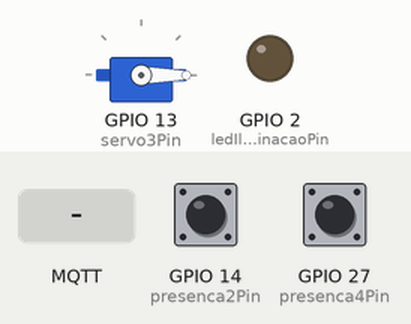
A sketch run on a simulated ESP32-S2. On the bench: servo, output pins drawn as LEDs (lit = HIGH). The inputs (shaded band) are chosen by the test bench; at power-on: GPIO 14 (presenca2Pin) HIGH, GPIO 27 (presenca4Pin) HIGH. WiFi joins after 1.5 s; servers stay silent unless stated; no MQTT or app messages arrive unless stated; what the sketch prints to the serial monitor is not drawn.

Above: at 2.7 s.
2.8 s: MQTT message "1" arrives on the first subscribed topic
At 3.7 s:
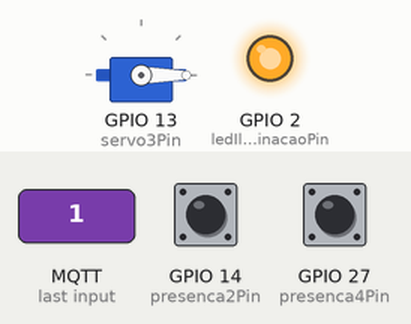
4.3 s: MQTT message "90" arrives on the second subscribed topic
At 4.9 s:
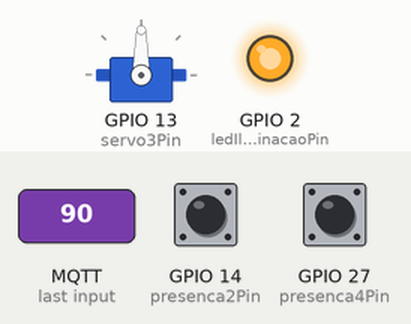
5.8 s: MQTT message "0" arrives on the first subscribed topic
At 7.0 s:
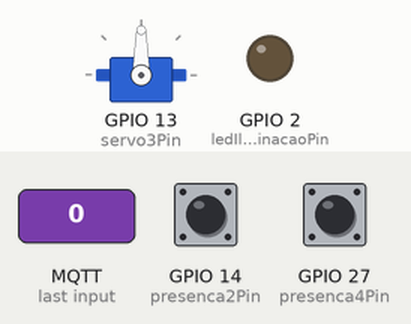
7.3 s: MQTT message "0" arrives on the second subscribed topic
At 8.4 s:
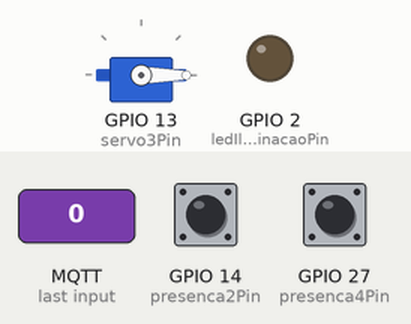
Timing chart, 0 to 9.8 s (numbered marks = the images above; inputs shaded):
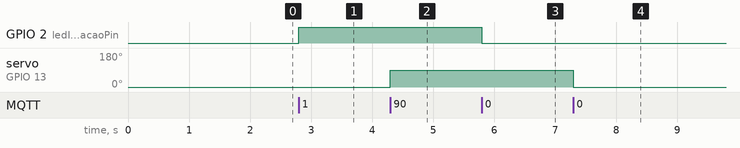

Measured:
- after the input at 2.8 s, GPIO 2 (ledIluminacaoPin): LOW → HIGH at once
- after the input at 4.3 s, servo on GPIO 13 (servo3Pin): 0° → 90° at once
- after the input at 5.8 s, GPIO 2 (ledIluminacaoPin): HIGH → LOW at once
- after the input at 7.3 s, servo on GPIO 13 (servo3Pin): 90° → 0° at once

The sketch:

s2.ino
```cpp
#include <WiFi.h>
#include <WiFiClientSecure.h>
#include <PubSubClient.h>
#include <Servo.h>

// Configurações Wi-Fi
const char* ssid = "FIESC_IOT_EDU";
const char* password = "8120gv08";

// Configurações MQTT
const char* mqtt_server = "broker.escola.com"; //URL do hivemq
const int mqtt_port = 8883;                    //PORT do hivemq
const char* mqtt_user = "placa2-helena";       //Usuário criado no hivemq
const char* mqtt_password = "Helena2025";      //Senha criada no hivemq

//Declara pinos e o objeto servo
const int presenca2Pin = 14;
const int presenca4Pin = 27;
const int ledIluminacaoPin = 2;
Servo servo3;
const int servo3Pin = 13;

//Define os tópicos MQTT
const char* topic_presenca2 = "Railtrack/Sensores/Presenca2";
const char* topic_presenca4 = "Railtrack/Sensores/Presenca4";
const char* topic_led = "Railtrack/Atuadores/S2/LED";
const char* topic_servo = "Railtrack/Atuadores/S2/Servo3";

WiFiClientSecure espClient;
PubSubClient client(espClient);

unsigned long lastPublishTime = 0;
const unsigned long publishInterval = 3000;

void setup_wifi() {
  delay(10);
  Serial.println("Conectando ao Wi-Fi...");
  WiFi.begin(ssid, password);
  while (WiFi.status() != WL_CONNECTED) {
    delay(500);
    Serial.print(".");
  }
  Serial.println("\nWi-Fi conectado!");
  Serial.print("IP: ");
  Serial.println(WiFi.localIP());
}

void callback(char* topic, byte* payload, unsigned int length) {
  String message = "";
  for (int i = 0; i < length; i++) {
    message += (char)payload[i];
  }
  Serial.print("Mensagem no tópico ");
  Serial.print(topic);
  Serial.print(": ");
  Serial.println(message);

  if (String(topic) == topic_led) {
    if (message == "1") {
      digitalWrite(ledIluminacaoPin, HIGH);
      Serial.println("LED Iluminação ligado");
    } else if (message == "0") {
      digitalWrite(ledIluminacaoPin, LOW);
      Serial.println("LED Iluminação desligado");
    }
  } else if (String(topic) == topic_servo) {
    int angle = message.toInt();
    if (angle >= 0 && angle <= 180) {
      servo3.write(angle);
      Serial.print("Servo3 movido para ângulo: ");
      Serial.println(angle);
    } else {
      Serial.println("Ângulo inválido para servo");
    }
  }
}

void reconnect() {
  while (!client.connected()) {
    Serial.print("Conectando ao MQTT...");
    if (client.connect("ESP32_S2", mqtt_user, mqtt_password)) {
      Serial.println("Conectado");
      client.subscribe(topic_led);
      client.subscribe(topic_servo);
    } else {
      Serial.print("Falha, rc=");
      Serial.print(client.state());
      Serial.println(" Tentando novamente em 5s");
      delay(5000);
    }
  }
}

//inicialização do dispositivo
void setup() {
  Serial.begin(115200);
  client.setInsecure();
  pinMode(presenca2Pin, INPUT);
  pinMode(presenca4Pin, INPUT);
  pinMode(ledIluminacaoPin, OUTPUT);
  digitalWrite(ledIluminacaoPin, LOW);

  servo3.attach(servo3Pin);
  servo3.write(0);  // Posição inicial

  setup_wifi();
  client.setServer(mqtt_server, mqtt_port);
  client.setCallback(callback);
}

void loop() {
  if (!client.connected()) {
    reconnect();
  }
  client.loop();

  unsigned long currentTime = millis();
  if (currentTime - lastPublishTime > publishInterval) {
    lastPublishTime = currentTime;

    int presenca2 = digitalRead(presenca2Pin);
    int presenca4 = digitalRead(presenca4Pin);

    client.publish(topic_presenca2, presenca2 ? "1" : "0");
    client.publish(topic_presenca4, presenca4 ? "1" : "0");

    Serial.print("Presença 2: ");
    Serial.println(presenca2);
    Serial.print("Presença 4: ");
    Serial.println(presenca4);
  }
}
```
